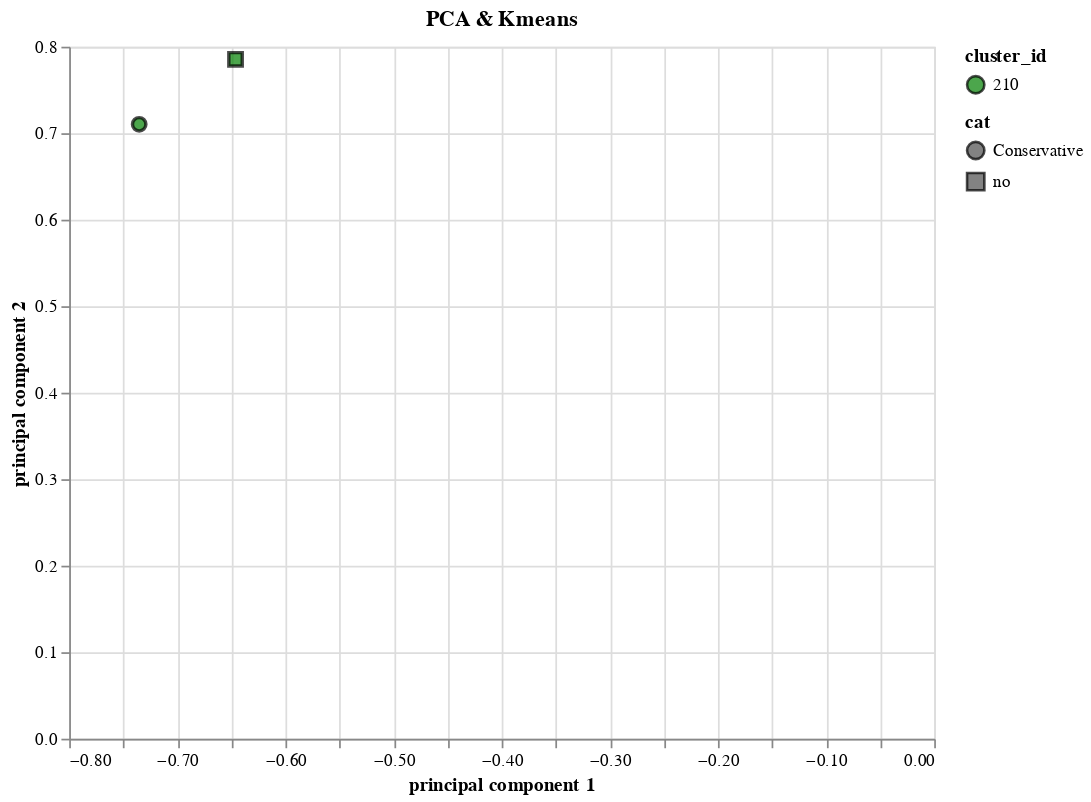

This figure's notebook cell:
### Markdown cell above
Visualizing the clustering

### Code cell
import altair as alt
alt.renderers.enable('mimetype')

alt.Chart(df_k_closed).mark_point(size=60,filled=True,stroke='black').encode(
    x='principal component 1',
    y='principal component 2',
    color=alt.Color('cluster_id:N',scale=alt.Scale(range=['green','yellow','red'])),
    shape=alt.Shape('cat:N'),
    tooltip=['cluster_id','cat','planet']
).properties(title='PCA & Kmeans',height=400,width=500).interactive()

### Figure 1 — Vega-Lite specification as saved in the notebook (floating-point values rounded to 4 significant figures)
{"$schema": "https://vega.github.io/schema/vega-lite/v4.17.0.json", "config": {"view": {"continuousHeight": 300, "continuousWidth": 400}}, "data": {"name": "data-d1080c73c2fe2d375cf8afe21dc0c833"}, "datasets": {"data-d1080c73c2fe2d375cf8afe21dc0c833": [{"cat": "no", "cluster_id": 210, "planet": "Kepler-1661 b", "principal component 1": -0.6462, "principal component 2": 0.7854}, {"cat": "Conservative", "cluster_id": 210, "planet": "Kepler-62 f", "principal component 1": -0.7353, "principal component 2": 0.7103}]}, "encoding": {"color": {"field": "cluster_id", "scale": {"range": ["green", "yellow", "red"]}, "type": "nominal"}, "shape": {"field": "cat", "type": "nominal"}, "tooltip": [{"field": "cluster_id", "type": "quantitative"}, {"field": "cat", "type": "nominal"}, {"field": "planet", "type": "nominal"}], "x": {"field": "principal component 1", "type": "quantitative"}, "y": {"field": "principal component 2", "type": "quantitative"}}, "height": 400, "mark": {"filled": true, "size": 60, "stroke": "black", "type": "point"}, "selection": {"selector001": {"bind": "scales", "encodings": ["x", "y"], "type": "interval"}}, "title": "PCA & Kmeans", "width": 500}
